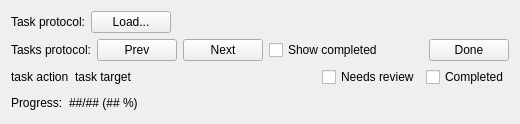
<?xml version="1.0" encoding="UTF-8"?>
<ui version="4.0">
 <class>TaskProtocolWindow</class>
 <widget class="QWidget" name="TaskProtocolWindow">
  <property name="geometry">
   <rect>
    <x>0</x>
    <y>0</y>
    <width>550</width>
    <height>347</height>
   </rect>
  </property>
  <property name="windowTitle">
   <string>Form</string>
  </property>
  <layout class="QVBoxLayout" name="verticalLayout_2">
   <property name="sizeConstraint">
    <enum>QLayout::SetFixedSize</enum>
   </property>
   <item>
    <widget class="QWidget" name="loadTasksWidget" native="true">
     <layout class="QHBoxLayout" name="loadTasksPanel">
      <property name="sizeConstraint">
       <enum>QLayout::SetDefaultConstraint</enum>
      </property>
      <property name="leftMargin">
       <number>0</number>
      </property>
      <property name="topMargin">
       <number>0</number>
      </property>
      <property name="rightMargin">
       <number>0</number>
      </property>
      <property name="bottomMargin">
       <number>0</number>
      </property>
      <item>
       <widget class="QLabel" name="label">
        <property name="text">
         <string>Task protocol:</string>
        </property>
       </widget>
      </item>
      <item>
       <widget class="QPushButton" name="loadTasksButton">
        <property name="text">
         <string>Load...</string>
        </property>
       </widget>
      </item>
      <item>
       <spacer name="horizontalSpacer_2">
        <property name="orientation">
         <enum>Qt::Horizontal</enum>
        </property>
        <property name="sizeHint" stdset="0">
         <size>
          <width>40</width>
          <height>20</height>
         </size>
        </property>
       </spacer>
      </item>
     </layout>
    </widget>
   </item>
   <item>
    <widget class="QWidget" name="taskButtonsWidget" native="true">
     <layout class="QHBoxLayout" name="taskButtonsPanel">
      <property name="leftMargin">
       <number>0</number>
      </property>
      <property name="topMargin">
       <number>0</number>
      </property>
      <property name="rightMargin">
       <number>0</number>
      </property>
      <property name="bottomMargin">
       <number>0</number>
      </property>
      <item>
       <widget class="QLabel" name="label_3">
        <property name="text">
         <string>Tasks protocol:</string>
        </property>
       </widget>
      </item>
      <item>
       <widget class="QPushButton" name="prevButton">
        <property name="text">
         <string>Prev</string>
        </property>
       </widget>
      </item>
      <item>
       <widget class="QPushButton" name="nextButton">
        <property name="text">
         <string>Next</string>
        </property>
       </widget>
      </item>
      <item>
       <widget class="QCheckBox" name="showCompletedCheckBox">
        <property name="text">
         <string>Show completed</string>
        </property>
       </widget>
      </item>
      <item>
       <spacer name="horizontalSpacer">
        <property name="orientation">
         <enum>Qt::Horizontal</enum>
        </property>
        <property name="sizeHint" stdset="0">
         <size>
          <width>40</width>
          <height>20</height>
         </size>
        </property>
       </spacer>
      </item>
      <item>
       <widget class="QPushButton" name="doneButton">
        <property name="text">
         <string>Done</string>
        </property>
       </widget>
      </item>
     </layout>
    </widget>
   </item>
   <item>
    <widget class="QWidget" name="taskDetailsWidget" native="true">
     <layout class="QHBoxLayout" name="taskDetailsPanel">
      <property name="leftMargin">
       <number>0</number>
      </property>
      <property name="topMargin">
       <number>0</number>
      </property>
      <property name="rightMargin">
       <number>0</number>
      </property>
      <property name="bottomMargin">
       <number>0</number>
      </property>
      <item>
       <widget class="QLabel" name="taskActionLabel">
        <property name="text">
         <string>task action</string>
        </property>
       </widget>
      </item>
      <item>
       <widget class="QLabel" name="taskTargetLabel">
        <property name="text">
         <string>task target</string>
        </property>
       </widget>
      </item>
      <item>
       <spacer name="horizontalSpacer_4">
        <property name="orientation">
         <enum>Qt::Horizontal</enum>
        </property>
        <property name="sizeHint" stdset="0">
         <size>
          <width>40</width>
          <height>20</height>
         </size>
        </property>
       </spacer>
      </item>
      <item>
       <widget class="QCheckBox" name="reviewCheckBox">
        <property name="text">
         <string>Needs review</string>
        </property>
       </widget>
      </item>
      <item>
       <widget class="QCheckBox" name="completedCheckBox">
        <property name="text">
         <string>Completed</string>
        </property>
       </widget>
      </item>
     </layout>
    </widget>
   </item>
   <item>
    <widget class="QWidget" name="tasksProgressWidget" native="true">
     <layout class="QHBoxLayout" name="taskProgressPanel">
      <property name="leftMargin">
       <number>0</number>
      </property>
      <property name="topMargin">
       <number>0</number>
      </property>
      <property name="rightMargin">
       <number>0</number>
      </property>
      <property name="bottomMargin">
       <number>0</number>
      </property>
      <item>
       <widget class="QLabel" name="label_6">
        <property name="text">
         <string>Progress:</string>
        </property>
       </widget>
      </item>
      <item>
       <widget class="QLabel" name="progressLabel">
        <property name="text">
         <string>##/## (## %)</string>
        </property>
       </widget>
      </item>
      <item>
       <spacer name="horizontalSpacer_3">
        <property name="orientation">
         <enum>Qt::Horizontal</enum>
        </property>
        <property name="sizeHint" stdset="0">
         <size>
          <width>40</width>
          <height>20</height>
         </size>
        </property>
       </spacer>
      </item>
     </layout>
    </widget>
   </item>
  </layout>
 </widget>
 <resources/>
 <connections/>
</ui>
